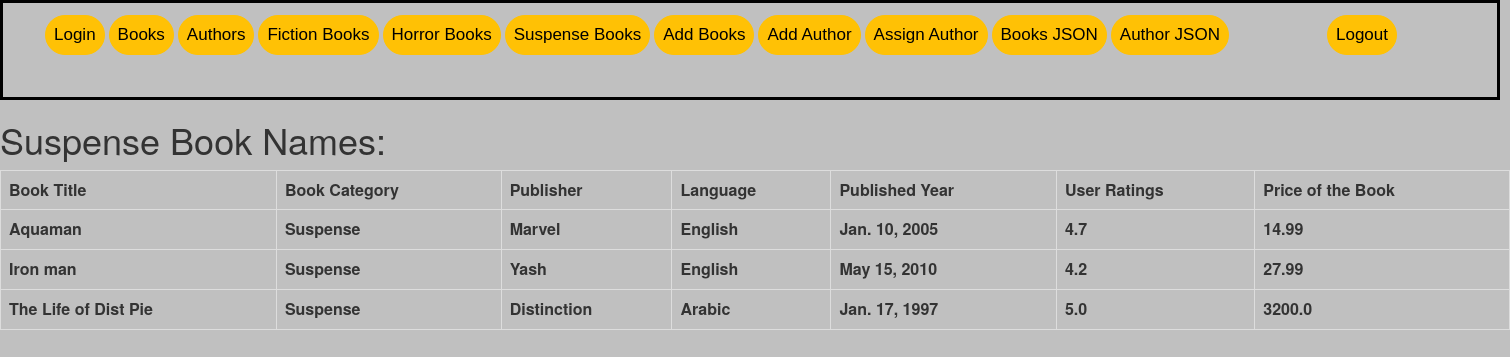
/books/suspense/ (signed in), run on the app's committed database.
### Category/models.py (models this page shows, shortened)
class Books(models.Model):
    author_id = models.ForeignKey(Author, on_delete=models.SET_NULL,null=True)
    title = models.CharField(max_length=50)
    category_choices =(('Suspense','Suspense'),('Horror','Horror'),('Fiction','Fiction'))
    category = models.CharField(max_length=50, choices= category_choices)
    publisher = models.CharField(max_length=50)
    language = models.CharField(max_length=50)
    year = models.DateField()
    rating_user = models.FloatField()
    price = models.FloatField()

### Category/views.py (the view)
# urls.py: path('suspense/', views.suspense, name ='suspense'),
@login_required(login_url="homepage")
def suspense(request):
    books = {}
    suspense_books = Books.objects.all().filter(category__exact='Suspense')
    books["booksdata"] = suspense_books
    return render(request, 'suspense.html', books)

### Category/templates/suspense.html (shortened to what this page needs)
{% extends 'index.html'%}
{% block body %}
	<h1>Suspense Book Names:</h1>
	<table class="table table-bordered table-dark">
		<tr>
			<th>Book Title</th>
			<th>Book Category</th>
			<th>Publisher</th>
			<th>Language</th>
			<th>Published Year</th>
			<th>User Ratings</th>
			<th>Price of the Book</th>
		</tr>
		{% for books in booksdata %}
		<tr>
			<th>{{books.title}}</th>
			<th>{{books.category}}</th>
			<th>{{books.publisher}}</th>
			<th>{{books.language}}</th>
			<th>{{books.year}}</th>
			<th>{{books.rating_user}}</th>
			<th>{{books.price}}</th>
		</tr>
		{% endfor %}
	</table>
	<br>
{% endblock %}

### Category/templates/index.html (style rules this page uses)
body { background-color: silver; }

### Category/templates/suspense.html (style rules this page uses)
table { border-collapse: collapse; }
table, th, td { border: 3px solid black; }

### data on the page
Books: title "Aquaman", category "Suspense", publisher "Marvel", language "English", year "Jan. 10, 2005", rating_user "4.7", price "14.99"
Books: title "Iron man", category "Suspense", publisher "Yash", language "English", year "May 15, 2010", rating_user "4.2", price "27.99"
Books: title "The Life of Dist Pie", category "Suspense", publisher "Distinction", language "Arabic", year "Jan. 17, 1997", rating_user "5.0", price "3200.0"
